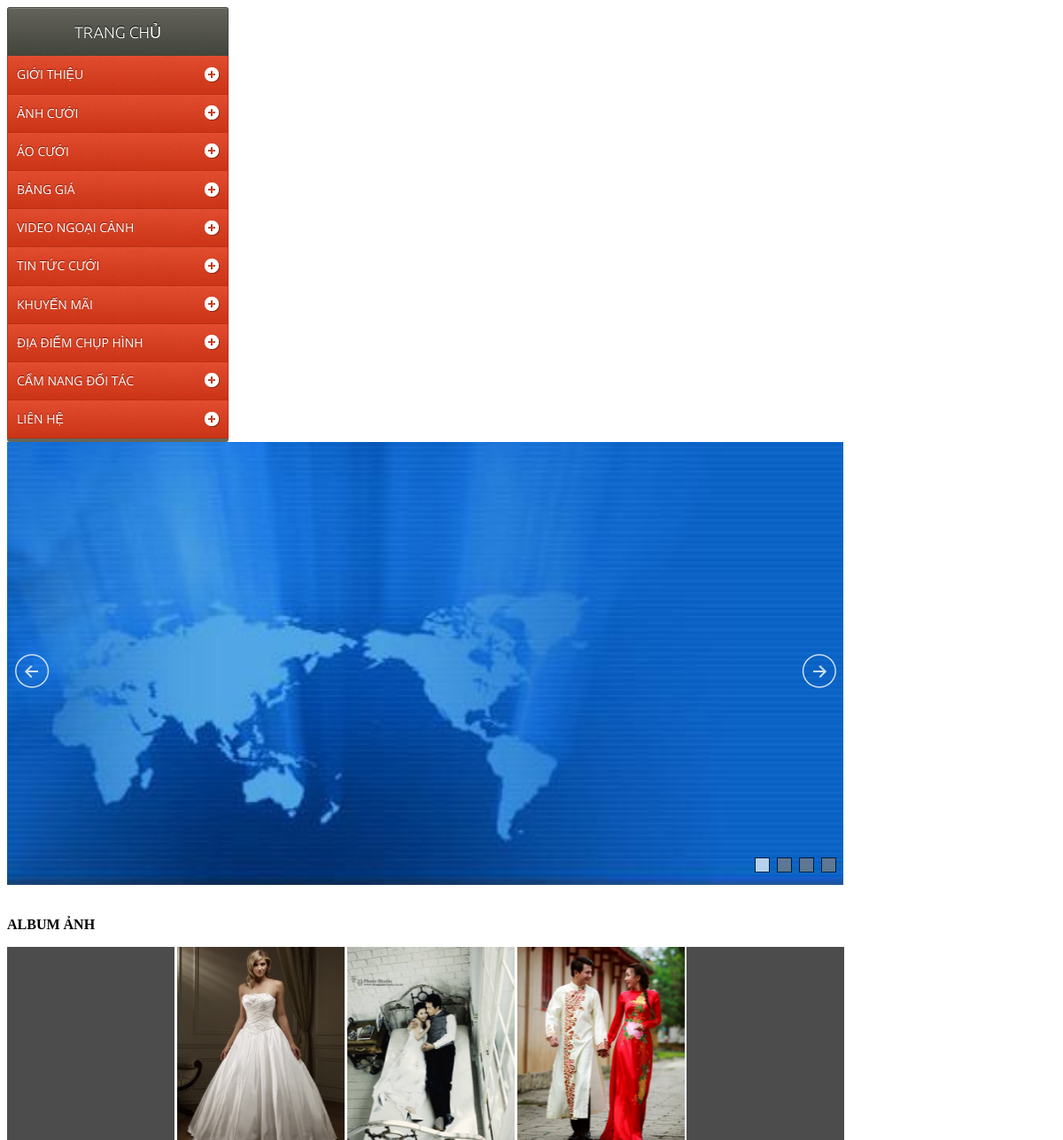
Page /modules/main_body.php on the committed database.
### tables this page shows
CREATE TABLE `loaitin` (
  `idloaitin` int(11) NOT NULL auto_increment,
  `tenloaitin` varchar(50) NOT NULL,
  `thutu` int(11) NOT NULL,
  `trangthai` int(11) NOT NULL,
  PRIMARY KEY  (`idloaitin`)
);

CREATE TABLE `banner` (
  `idbanner` int(11) NOT NULL auto_increment,
  `ten` varchar(50) NOT NULL,
  `anhminhhoa` varchar(50) NOT NULL,
  `trangthai` int(11) NOT NULL,
  PRIMARY KEY  (`idbanner`)
);

CREATE TABLE `album` (
  `idalbum` int(11) NOT NULL auto_increment,
  `tenalbum` varchar(50) NOT NULL,
  `anhminhhoa` varchar(50) NOT NULL,
  `noidung` varchar(400) NOT NULL,
  `idtheloai` int(11) NOT NULL,
  PRIMARY KEY  (`idalbum`)
);

### modules/main-left.php (the view, shortened to what this page needs)
<?php
	$sql="select * from loaitin where trangthai=1 order by thutu asc";
	$loaitin=mysql_query($sql);
?>
<div class="main-left">
<html lang=''>
<head>
   <link rel="stylesheet" href="styles.css">
</head>
<body>
<div id='cssmenu'>
<ul>
   <li class='active'><a href='../aocuoi/index.php'><span>TRANG CHỦ</span></a></li>
   <?php
		while($dong=mysql_fetch_array($loaitin)){
	?>
   <li class='has-sub'><?php echo "<a href=index.php?xem=loaitin&loaitin=".$dong['idloaitin'].">" ?><span><?php echo $dong['tenloaitin'] ?></span><?php echo "</a>"?>
   </li>
   <?php
	}
   ?>
</ul>
</div>
</body>
</html>
</div>

### modules/main_body.php (shortened to what this page needs)
<div class ="main-body">
	<?php
		include("modules/main-left.php");
		include("modules/main-right.php");
	?>
</div>

### modules/main-right.php (shortened to what this page needs)
<div class="main-right">
    <div id="slider2_container" style="position: relative; width: 944px;
        height: 500px;">
        <div u="slides" style="cursor: move; position: absolute; left: 0px; top: 0px; width: 944px; height: 500px;
            overflow: hidden;">
			<?php
				$sql="select * from banner where trangthai=1";
				$banner=mysql_query($sql);
			?>
			<?php
				while($dong=mysql_fetch_array($banner)){?>
				<div><a u=image href="../aocuoi/index.php"><img src="<?php echo $dong['anhminhhoa'];?>"/></a></div>
			<?php
			}
			?>
        </div>
        <div u="navigator" class="jssorb01" style="position: absolute; bottom: 16px; right: 10px;">
            <div u="prototype" style="POSITION: absolute; WIDTH: 15px; HEIGHT: 15px;"></div>
        </div>
        <span u="arrowleft" class="jssora05l" style="width: 40px; height: 40px; top: 123px; left: 8px;">
        </span>
        <span u="arrowright" class="jssora05r" style="width: 40px; height: 40px; top: 123px; right: 8px">
        </span>
    </div>
	<?php
		if (isset($_GET['xem'])!=NULL)
		{
			if ($_GET['xem']=='tintuc'){
				include("modules/main-right/chi-tiet.php");
			}
			elseif ($_GET['xem']=='loaitin'){
				include("modules/main-right/chi-tiet-loai-tin.php");
			}
			elseif ($_GET['xem']=='album'){
				include("modules/main-right/tinimage.php");
			}
		}
			else{
				include("modules/main-right/tin-moi.php");
			}
	?>
</div>

### modules/main-right/tin-moi.php (shortened to what this page needs)
<div class="box">
        <?php
			include("modules/main-right/tin-anh.php");
		?>
</div>

### modules/main-right/tin-anh.php (shortened to what this page needs)
<div class="box" style="border:none; height:200px; padding-top:20px;">
<p class="title" style="font-weight:bold"> ALBUM ẢNH</p>
	<div id="slider1_container" style="position: relative; top: 0px; left: 0px; width: 1000px; height: 230px; overflow: hidden;">
		<div u="loading" style="position: absolute; top: 0px; left: 0px;">
            <div style="position: absolute; display: block; background: url(jquery-slider-master/img/loading.gif) no-repeat center center;
                top: 0px; left: 0px;width: 100%;height:100%;">
            </div>
        </div>
		 <div u="slides" style="cursor: move; position: absolute; left: 0px; top: 0px; width: 1000px; height: 250px; overflow: hidden;">
			<?php $sql="select * from album";
				$album=mysql_query($sql);
				mysql_query("SET NAMES utf8");?>
				<?php
				while($dong=mysql_fetch_array($album)){?>
				<div><a u=image href="index.php?xem=album&image=<? echo $dong['idimage'];?>&album=<? echo $dong['idalbum']; ?>"><img u="image" src="<?php echo $dong['anhminhhoa'];?>" title="<? echo $dong['tenalbum'];?>" /> </a></div>
			<?php
			}
			?>
		</div>
	</div>
</div>

### styles.css (style rules this page uses)
#cssmenu, #cssmenu ul, #cssmenu li, #cssmenu a { margin: 0; padding: 0; border: 0; list-style: none; font-weight: normal; text-decoration: none; line-height: 1; font-family: 'Open Sans', sans-serif; font-size: 14px; position: relative; }
#cssmenu { width: 250px; border-bottom: 4px solid #656659; -webkit-border-radius: 3px; -moz-border-radius: 3px; border-radius: 3px; }
#cssmenu a { line-height: 1.3; }
#cssmenu > ul > li:first-child { background: #66665e; background: -moz-linear-gradient(#66665e 0%, #45463d 100%); background: -webkit-gradient(linear, left top, left bottom, color-stop(0%, #66665e), color-stop(100%, #45463d)); background: -webkit-linear-gradient(#66665e 0%, #45463d 100%); background: linear-gradient(#66665e 0%, #45463d 100%); border: 1px solid #45463d; -webkit-border-radius: 3px 3px 0 0; -moz-border-radius: 3px 3px 0 0; border-radius: 3px 3px 0 0; }
#cssmenu > ul > li:first-child > a { padding: 15px 10px; background: url(images/pattern.png) top left repeat; border: none; border-top: 1px solid #818176; -webkit-border-radius: 3px 3px 0 0; -moz-border-radius: 3px 3px 0 0; border-radius: 3px 3px 0 0; font-family: 'Ubuntu', sans-serif; text-align: center; font-size: 18px; font-weight: 300; text-shadow: 0 -1px 1px #000000; }
#cssmenu > ul > li:first-child > a > span { padding: 0; }
#cssmenu > ul > li { background: #e94f31; background: -moz-linear-gradient(#e94f31 0%, #d13516 100%); background: -webkit-gradient(linear, left top, left bottom, color-stop(0%, #e94f31), color-stop(100%, #d13516)); background: -webkit-linear-gradient(#e94f31 0%, #d13516 100%); background: linear-gradient(#e94f31 0%, #d13516 100%); }
#cssmenu > ul > li > a { font-size: 14px; display: block; background: url(images/pattern.png) top left repeat; color: #ffffff; border: 1px solid #ba2f14; border-top: none; text-shadow: 0 -1px 1px #751d0c; }
#cssmenu > ul > li > a > span { display: block; padding: 12px 10px; -webkit-border-radius: 4px; -moz-border-radius: 4px; border-radius: 4px; }
#cssmenu > ul > li.active { border-bottom: none; }
#cssmenu > ul > li.has-sub > a span { background: url(images/icon_plus.png) 96% center no-repeat; }

### modules/main-right.php (style rules this page uses)
.jssorb01 div, .jssorb01 div:hover, .jssorb01 .av { filter: alpha(opacity=70); opacity: .7; overflow:hidden; cursor: pointer; border: #000 1px solid; }
.jssorb01 div { background-color: gray; }
.jssorb01 .av { background-color: #fff; }
.jssora05l, .jssora05r, .jssora05ldn, .jssora05rdn { position: absolute; cursor: pointer; display: block; background: url(image/a17.png) no-repeat; margin-top:115px; overflow:hidden; }
.jssora05l { background-position: -10px -40px; }
.jssora05r { background-position: -70px -40px; }

### rows in the picture
loaitin: tenloaitin "GIỚI THIỆU"
loaitin: tenloaitin "ẢNH CƯỚI"
loaitin: tenloaitin "ÁO CƯỚI"
loaitin: tenloaitin "BẢNG GIÁ"
loaitin: tenloaitin "VIDEO NGOẠI CẢNH"
loaitin: tenloaitin "TIN TỨC CƯỚI"
loaitin: tenloaitin "KHUYẾN MÃI"
loaitin: tenloaitin "ĐỊA ĐIỂM CHỤP HÌNH"
loaitin: tenloaitin "CẨM NANG ĐỐI TÁC"
loaitin: tenloaitin "LIÊN HỆ"
banner: anhminhhoa (picture)
album: anhminhhoa (picture)
album: anhminhhoa (picture)
album: anhminhhoa (picture)
